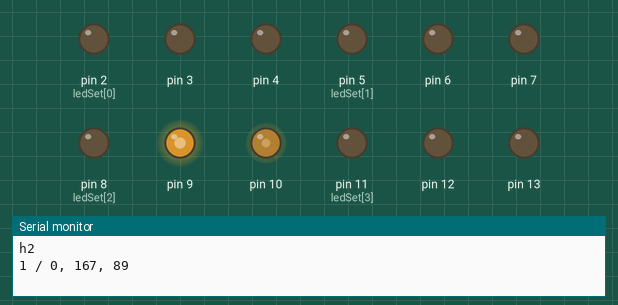
This sketch was run on a simulated Arduino Uno, built with avr-gcc and run on an emulated ATmega328P. On the bench: output pins drawn as LEDs (lit = HIGH), the last lines printed to the serial monitor. Random numbers use the default seed unless the sketch sets one.

Above: at 0.1 s.
At 6.1 s:
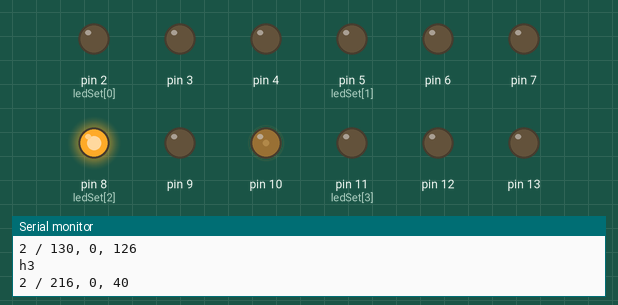
At 10.1 s:
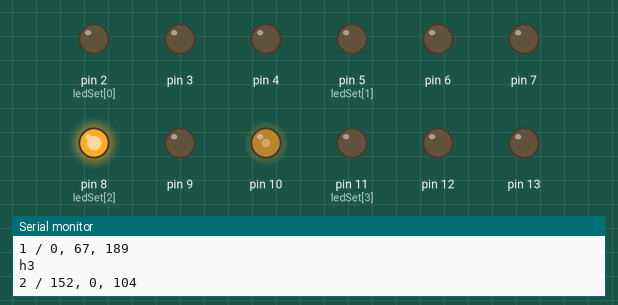
At 20.1 s:
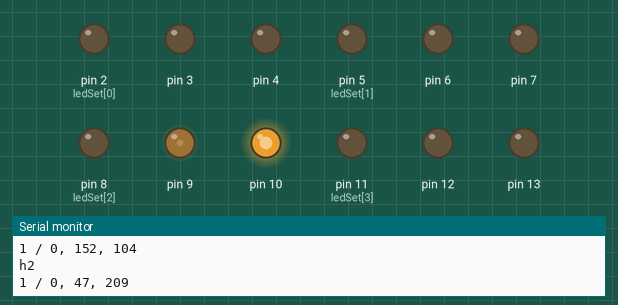
At 26.1 s:
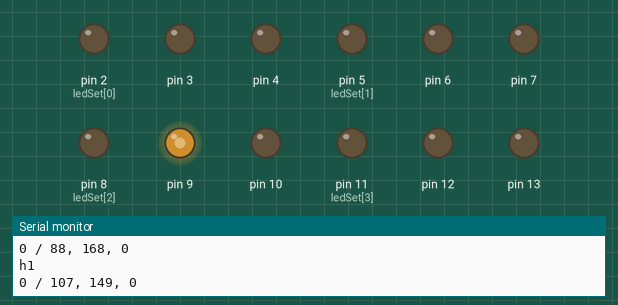
At 38.1 s:
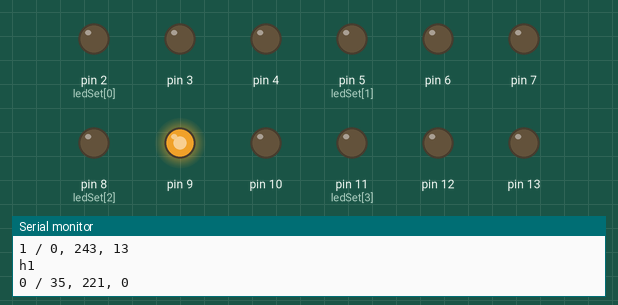
Timing chart, 0 to 39.6 s (numbered marks = the images above):
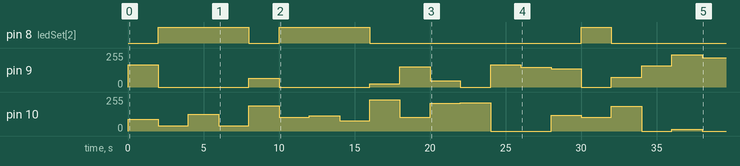

The sketch:

RGBParallel.ino
```cpp
/*
Flashing RGB leds

Pierre
Last updated on 2014-04-10

*/

// Array of first pins of led's
int ledSet[] = {2, 5, 8, 11};

// Debug: 1 = on, 0 = off
int DEBUG = 1;

int wait = 1;      // 10ms internal crossFade delay; increase for slower fades
int hold = 100;       // Optional hold when a color is complete, before the next crossFade

// Array that holds RGB values. This can be seen and modified by all functions, so it doesn't have to be passed on to them.
int globalRGBarray[] = {0, 0, 0};

//--------------------------------------------------------------

void setup()
{
  for (int i=0; i < 4; i++)
  {
    pinMode(ledSet[i], OUTPUT);
    pinMode(ledSet[i]+1, OUTPUT);
    pinMode(ledSet[i]+2, OUTPUT);
  }

  if (DEBUG)
  {
    Serial.begin(9600);
  }
}

//--------------------------------------------------------------

void loop()
{

  fadeLed(2);


/*
  rotateColors(50);
  delay(2);
*/
/*
  int ledNumber = random(0, 4);
  int timeOn = random(800, 1200);
//  oneFlash(ledNumber, timeOn);
  allFlash(timeOn);
  delay(50);
*/
}

//--------------------------------------------------------------

void fadeLed(int ledNumber)
{
  setGlobalRGBarray2randomBrightColor();
  int ledPrimer = ledSet[ledNumber];

  analogWrite(ledPrimer, globalRGBarray[0]);
  analogWrite(ledPrimer+1, globalRGBarray[1]);
  analogWrite(ledPrimer+2, globalRGBarray[2]);

  delay(2000);

}

void oneFlash(int ledNumber, int delayTime)
{
  setGlobalRGBarray2randomBrightColor();
  setLedColorOn(ledSet[ledNumber]);
  delay(delayTime);
  turnLedOff(ledSet[ledNumber]);
}

void allFlash(int delayTime)
{
  setGlobalRGBarray2randomBrightColor();

  setLedColorOn(ledSet[0]);
  setLedColorOn(ledSet[1]);
  setLedColorOn(ledSet[2]);
  setLedColorOn(ledSet[3]);

  delay(delayTime);

  turnLedOff(ledSet[0]);
  turnLedOff(ledSet[1]);
  turnLedOff(ledSet[2]);
  turnLedOff(ledSet[3]);
}

void turnLedOff(int ledNumber)
{
  analogWrite(ledNumber, 0);
  analogWrite(ledNumber+1, 0);
  analogWrite(ledNumber+2, 0);
}

void rotateColors(int delayTime)
{
  setGlobalRGBarray2randomBrightColor();
  setLedColorOn(ledSet[0]);
  delay(delayTime);

  setGlobalRGBarray2randomBrightColor();
  setLedColorOn(ledSet[1]);
  delay(delayTime);

  setGlobalRGBarray2randomBrightColor();
  setLedColorOn(ledSet[2]);
  delay(delayTime);

  setGlobalRGBarray2randomBrightColor();
  setLedColorOn(ledSet[3]);
  delay(delayTime);
}

//--------------------------------------------------------------

void setLedColorOn(int ledPrimer)
{
  analogWrite(ledPrimer, globalRGBarray[0]);
  analogWrite(ledPrimer+1, globalRGBarray[1]);
  analogWrite(ledPrimer+2, globalRGBarray[2]);
}

//--------------------------------------------------------------
// Modifies color array: creates new random saturated color

void setGlobalRGBarray2randomBrightColor()
{
  int color1 = random(0, 256);
  int color2 = 256 - color1;

  int select = random(0, 3);


  if (select == 0)
  {
        Serial.println("h1");
      globalRGBarray[0] = color1;
      globalRGBarray[1] = color2;
      globalRGBarray[2] = 0;
  }
  else
  {
    if (select == 1)
    {
        Serial.println("h2");
      globalRGBarray[0] = 0;
      globalRGBarray[1] = color1;
      globalRGBarray[2] = color2;
    }
    else
    {
        Serial.println("h3");
      globalRGBarray[0] = color1;
      globalRGBarray[1] = 0;
      globalRGBarray[2] = color2;
    }
  }


  Serial.print(select);
  Serial.print(" / ");
  Serial.print(globalRGBarray[0]);
  Serial.print(", ");
  Serial.print(globalRGBarray[1]);
  Serial.print(", ");
  Serial.println(globalRGBarray[2]);

}
```

Measured:
- by itself, pin 8 (ledSet[2]): goes HIGH 6.0 s, LOW 2.0 s, HIGH 6.0 s, LOW 14.0 s, HIGH 2.0 s, then LOW
- by itself, pin 9: 0/255 → 167/255 at 0.00 s, → 0/255 2.0 s later, → 67/255 6.0 s later, → 0/255 2.0 s later, … (16 changes in this stretch)
